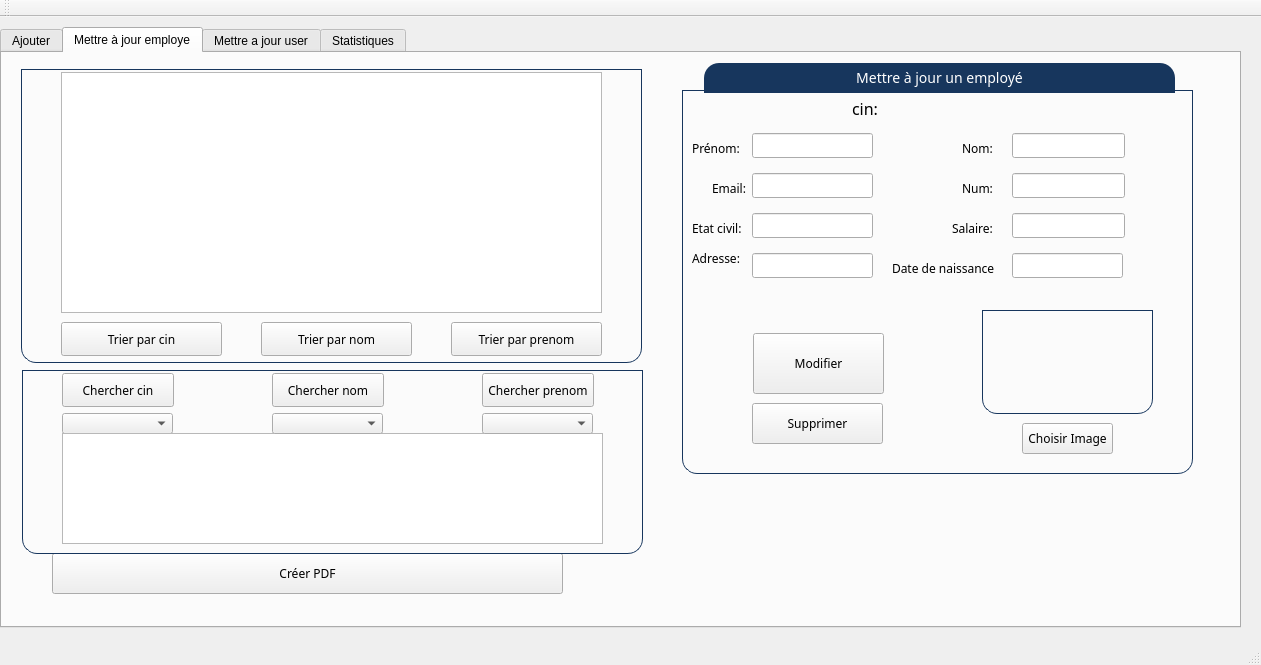
<?xml version="1.0" encoding="UTF-8"?>
<ui version="4.0">
 <class>MainWindow</class>
 <widget class="QMainWindow" name="MainWindow">
  <property name="geometry">
   <rect>
    <x>0</x>
    <y>0</y>
    <width>1261</width>
    <height>665</height>
   </rect>
  </property>
  <property name="windowTitle">
   <string>Gestion des Clients</string>
  </property>
  <widget class="QWidget" name="centralWidget">
   <widget class="QTabWidget" name="tabWidget_2">
    <property name="geometry">
     <rect>
      <x>0</x>
      <y>10</y>
      <width>1241</width>
      <height>601</height>
     </rect>
    </property>
    <property name="font">
     <font>
      <pointsize>9</pointsize>
     </font>
    </property>
    <property name="styleSheet">
     <string notr="true">QGroupBox {
    border: 1px solid gray;
    border-color: #FF17365D;
    margin-top: 27px;
    font-size: 14px;
    border-bottom-left-radius: 15px;
    border-bottom-right-radius: 15px;
}

QGroupBox::title {
    subcontrol-origin: margin;
    subcontrol-position: top center;
    border-top-left-radius: 15px;
    border-top-right-radius: 15px;
    padding: 5px 150px;
    background-color: #FF17365D;
    color: rgb(255, 255, 255);
}</string>
    </property>
    <property name="currentIndex">
     <number>1</number>
    </property>
    <widget class="QWidget" name="tab_4">
     <attribute name="title">
      <string>Ajouter</string>
     </attribute>
     <widget class="QGroupBox" name="groupBox_2">
      <property name="geometry">
       <rect>
        <x>10</x>
        <y>10</y>
        <width>1131</width>
        <height>521</height>
       </rect>
      </property>
      <property name="font">
       <font>
        <family>Tw Cen MT Condensed Extra Bold</family>
        <pointsize>-1</pointsize>
       </font>
      </property>
      <property name="styleSheet">
       <string notr="true">QGroupBox {
    border: 1px solid gray;
    border-color: #FF17365D;
    margin-top: 27px;
    font-size: 14px;
    border-bottom-left-radius: 15px;
    border-bottom-right-radius: 15px;
}

QGroupBox::title {
    subcontrol-origin: margin;
    subcontrol-position: top center;
    border-top-left-radius: 15px;
    border-top-right-radius: 15px;
    padding: 5px 150px;
    background-color: #FF17365D;
    color: rgb(255, 255, 255);
}</string>
      </property>
      <property name="title">
       <string>Ajout</string>
      </property>
      <widget class="QGroupBox" name="groupBox_6">
       <property name="geometry">
        <rect>
         <x>20</x>
         <y>40</y>
         <width>591</width>
         <height>471</height>
        </rect>
       </property>
       <property name="title">
        <string>Ajouter Employé</string>
       </property>
       <widget class="QLineEdit" name="le_adresse">
        <property name="geometry">
         <rect>
          <x>400</x>
          <y>220</y>
          <width>111</width>
          <height>31</height>
         </rect>
        </property>
       </widget>
       <widget class="QLabel" name="label_9">
        <property name="geometry">
         <rect>
          <x>40</x>
          <y>270</y>
          <width>61</width>
          <height>51</height>
         </rect>
        </property>
        <property name="font">
         <font>
          <family>Tw Cen MT Condensed Extra Bold</family>
          <pointsize>9</pointsize>
         </font>
        </property>
        <property name="text">
         <string>Etat civil</string>
        </property>
       </widget>
       <widget class="QLineEdit" name="le_date">
        <property name="geometry">
         <rect>
          <x>400</x>
          <y>110</y>
          <width>113</width>
          <height>31</height>
         </rect>
        </property>
       </widget>
       <widget class="QLineEdit" name="le_numtel">
        <property name="geometry">
         <rect>
          <x>110</x>
          <y>224</y>
          <width>121</width>
          <height>31</height>
         </rect>
        </property>
        <property name="text">
         <string/>
        </property>
       </widget>
       <widget class="QLabel" name="label_7">
        <property name="geometry">
         <rect>
          <x>350</x>
          <y>160</y>
          <width>41</width>
          <height>51</height>
         </rect>
        </property>
        <property name="font">
         <font>
          <family>Tw Cen MT Condensed Extra Bold</family>
          <pointsize>9</pointsize>
         </font>
        </property>
        <property name="text">
         <string>Email:</string>
        </property>
       </widget>
       <widget class="QLineEdit" name="le_cin">
        <property name="geometry">
         <rect>
          <x>110</x>
          <y>110</y>
          <width>121</width>
          <height>31</height>
         </rect>
        </property>
       </widget>
       <widget class="QLabel" name="label_32">
        <property name="geometry">
         <rect>
          <x>270</x>
          <y>100</y>
          <width>121</width>
          <height>51</height>
         </rect>
        </property>
        <property name="font">
         <font>
          <family>Tw Cen MT Condensed Extra Bold</family>
          <pointsize>9</pointsize>
         </font>
        </property>
        <property name="text">
         <string>Date de naissance</string>
        </property>
       </widget>
       <widget class="QLabel" name="label_33">
        <property name="geometry">
         <rect>
          <x>50</x>
          <y>220</y>
          <width>41</width>
          <height>51</height>
         </rect>
        </property>
        <property name="font">
         <font>
          <family>Tw Cen MT Condensed Extra Bold</family>
          <pointsize>9</pointsize>
         </font>
        </property>
        <property name="text">
         <string>Num</string>
        </property>
       </widget>
       <widget class="QLineEdit" name="le_nom">
        <property name="geometry">
         <rect>
          <x>110</x>
          <y>50</y>
          <width>121</width>
          <height>31</height>
         </rect>
        </property>
       </widget>
       <widget class="QLabel" name="label_6">
        <property name="geometry">
         <rect>
          <x>330</x>
          <y>40</y>
          <width>61</width>
          <height>51</height>
         </rect>
        </property>
        <property name="font">
         <font>
          <family>Tw Cen MT Condensed Extra Bold</family>
          <pointsize>9</pointsize>
         </font>
        </property>
        <property name="text">
         <string>Prénom:</string>
        </property>
       </widget>
       <widget class="QLabel" name="label_8">
        <property name="geometry">
         <rect>
          <x>40</x>
          <y>110</y>
          <width>41</width>
          <height>51</height>
         </rect>
        </property>
        <property name="font">
         <font>
          <family>Tw Cen MT Condensed Extra Bold</family>
          <pointsize>9</pointsize>
         </font>
        </property>
        <property name="text">
         <string>CIN:</string>
        </property>
       </widget>
       <widget class="QLineEdit" name="le_salaire">
        <property name="geometry">
         <rect>
          <x>110</x>
          <y>170</y>
          <width>121</width>
          <height>31</height>
         </rect>
        </property>
       </widget>
       <widget class="QLabel" name="label_10">
        <property name="geometry">
         <rect>
          <x>40</x>
          <y>170</y>
          <width>81</width>
          <height>51</height>
         </rect>
        </property>
        <property name="font">
         <font>
          <family>Tw Cen MT Condensed Extra Bold</family>
          <pointsize>9</pointsize>
         </font>
        </property>
        <property name="text">
         <string>Salaire</string>
        </property>
       </widget>
       <widget class="QLineEdit" name="le_email">
        <property name="geometry">
         <rect>
          <x>400</x>
          <y>170</y>
          <width>113</width>
          <height>31</height>
         </rect>
        </property>
       </widget>
       <widget class="QLineEdit" name="le_prenom">
        <property name="geometry">
         <rect>
          <x>400</x>
          <y>50</y>
          <width>113</width>
          <height>31</height>
         </rect>
        </property>
       </widget>
       <widget class="QLineEdit" name="le_etat">
        <property name="geometry">
         <rect>
          <x>110</x>
          <y>280</y>
          <width>121</width>
          <height>31</height>
         </rect>
        </property>
       </widget>
       <widget class="QLabel" name="label_5">
        <property name="geometry">
         <rect>
          <x>40</x>
          <y>50</y>
          <width>51</width>
          <height>51</height>
         </rect>
        </property>
        <property name="font">
         <font>
          <family>Tw Cen MT Condensed Extra Bold</family>
          <pointsize>9</pointsize>
         </font>
        </property>
        <property name="text">
         <string>Nom:</string>
        </property>
       </widget>
       <widget class="QLabel" name="label_34">
        <property name="geometry">
         <rect>
          <x>340</x>
          <y>210</y>
          <width>61</width>
          <height>51</height>
         </rect>
        </property>
        <property name="font">
         <font>
          <family>Tw Cen MT Condensed Extra Bold</family>
          <pointsize>9</pointsize>
         </font>
        </property>
        <property name="text">
         <string>Adresse</string>
        </property>
       </widget>
       <widget class="QPushButton" name="pb_ajouter">
        <property name="geometry">
         <rect>
          <x>30</x>
          <y>360</y>
          <width>251</width>
          <height>61</height>
         </rect>
        </property>
        <property name="font">
         <font>
          <family>Tw Cen MT Condensed Extra Bold</family>
         </font>
        </property>
        <property name="text">
         <string>Ajouter</string>
        </property>
       </widget>
       <widget class="QGroupBox" name="groupBox_3">
        <property name="geometry">
         <rect>
          <x>380</x>
          <y>270</y>
          <width>151</width>
          <height>171</height>
         </rect>
        </property>
        <property name="title">
         <string/>
        </property>
        <widget class="QLabel" name="le_image">
         <property name="geometry">
          <rect>
           <x>0</x>
           <y>30</y>
           <width>151</width>
           <height>131</height>
          </rect>
         </property>
         <property name="text">
          <string/>
         </property>
        </widget>
       </widget>
       <widget class="QPushButton" name="pb_image">
        <property name="geometry">
         <rect>
          <x>370</x>
          <y>440</y>
          <width>171</width>
          <height>31</height>
         </rect>
        </property>
        <property name="font">
         <font>
          <family>Tw Cen MT Condensed Extra Bold</family>
         </font>
        </property>
        <property name="text">
         <string>Choisir Image</string>
        </property>
       </widget>
       <widget class="QLabel" name="le_imageurl">
        <property name="geometry">
         <rect>
          <x>300</x>
          <y>440</y>
          <width>241</width>
          <height>31</height>
         </rect>
        </property>
        <property name="font">
         <font>
          <family>Tw Cen MT Condensed Extra Bold</family>
         </font>
        </property>
        <property name="text">
         <string/>
        </property>
       </widget>
      </widget>
      <widget class="QGroupBox" name="groupBox_5">
       <property name="geometry">
        <rect>
         <x>640</x>
         <y>40</y>
         <width>431</width>
         <height>301</height>
        </rect>
       </property>
       <property name="title">
        <string>Ajouter User</string>
       </property>
       <widget class="QLineEdit" name="le_unajout">
        <property name="geometry">
         <rect>
          <x>260</x>
          <y>70</y>
          <width>113</width>
          <height>25</height>
         </rect>
        </property>
       </widget>
       <widget class="QLabel" name="label">
        <property name="geometry">
         <rect>
          <x>130</x>
          <y>70</y>
          <width>81</width>
          <height>20</height>
         </rect>
        </property>
        <property name="font">
         <font>
          <family>Tw Cen MT Condensed Extra Bold</family>
         </font>
        </property>
        <property name="text">
         <string>Username</string>
        </property>
       </widget>
       <widget class="QLabel" name="label_2">
        <property name="geometry">
         <rect>
          <x>130</x>
          <y>110</y>
          <width>91</width>
          <height>20</height>
         </rect>
        </property>
        <property name="font">
         <font>
          <family>Tw Cen MT Condensed Extra Bold</family>
         </font>
        </property>
        <property name="text">
         <string>Password</string>
        </property>
       </widget>
       <widget class="QPushButton" name="pb_ajouteruser">
        <property name="geometry">
         <rect>
          <x>110</x>
          <y>220</y>
          <width>241</width>
          <height>51</height>
         </rect>
        </property>
        <property name="font">
         <font>
          <family>Tw Cen MT Condensed Extra Bold</family>
         </font>
        </property>
        <property name="text">
         <string>Ajouter</string>
        </property>
       </widget>
       <widget class="QLineEdit" name="le_pwajout">
        <property name="geometry">
         <rect>
          <x>260</x>
          <y>110</y>
          <width>113</width>
          <height>25</height>
         </rect>
        </property>
       </widget>
       <widget class="QLabel" name="label_3">
        <property name="geometry">
         <rect>
          <x>120</x>
          <y>150</y>
          <width>131</width>
          <height>20</height>
         </rect>
        </property>
        <property name="font">
         <font>
          <family>Tw Cen MT Condensed Extra Bold</family>
         </font>
        </property>
        <property name="text">
         <string>Confirmer Password</string>
        </property>
       </widget>
       <widget class="QLineEdit" name="le_pwajout2">
        <property name="geometry">
         <rect>
          <x>260</x>
          <y>150</y>
          <width>113</width>
          <height>25</height>
         </rect>
        </property>
       </widget>
      </widget>
     </widget>
    </widget>
    <widget class="QWidget" name="tab_5">
     <attribute name="title">
      <string>Mettre à jour employe</string>
     </attribute>
     <widget class="QGroupBox" name="groupBox_9">
      <property name="geometry">
       <rect>
        <x>680</x>
        <y>10</y>
        <width>511</width>
        <height>411</height>
       </rect>
      </property>
      <property name="font">
       <font>
        <family>Tw Cen MT Condensed Extra Bold</family>
        <pointsize>-1</pointsize>
       </font>
      </property>
      <property name="styleSheet">
       <string notr="true">QGroupBox {
    border: 1px solid gray;
    border-color: #FF17365D;
    margin-top: 27px;
    font-size: 14px;
    border-bottom-left-radius: 15px;
    border-bottom-right-radius: 15px;
}

QGroupBox::title {
    subcontrol-origin: margin;
    subcontrol-position: top center;
    border-top-left-radius: 15px;
    border-top-right-radius: 15px;
    padding: 5px 150px;
    background-color: #FF17365D;
    color: rgb(255, 255, 255);
}</string>
      </property>
      <property name="title">
       <string>Mettre à jour un employé</string>
      </property>
      <widget class="QLabel" name="label_42">
       <property name="geometry">
        <rect>
         <x>280</x>
         <y>60</y>
         <width>51</width>
         <height>51</height>
        </rect>
       </property>
       <property name="font">
        <font>
         <family>Tw Cen MT Condensed Extra Bold</family>
        </font>
       </property>
       <property name="text">
        <string>Nom:</string>
       </property>
      </widget>
      <widget class="QLabel" name="label_44">
       <property name="geometry">
        <rect>
         <x>30</x>
         <y>100</y>
         <width>41</width>
         <height>51</height>
        </rect>
       </property>
       <property name="font">
        <font>
         <family>Tw Cen MT Condensed Extra Bold</family>
        </font>
       </property>
       <property name="text">
        <string>Email:</string>
       </property>
      </widget>
      <widget class="QLineEdit" name="le_nommaj">
       <property name="geometry">
        <rect>
         <x>330</x>
         <y>70</y>
         <width>113</width>
         <height>25</height>
        </rect>
       </property>
      </widget>
      <widget class="QLineEdit" name="le_emailmaj">
       <property name="geometry">
        <rect>
         <x>70</x>
         <y>110</y>
         <width>121</width>
         <height>25</height>
        </rect>
       </property>
      </widget>
      <widget class="QLineEdit" name="le_datemaj">
       <property name="geometry">
        <rect>
         <x>330</x>
         <y>190</y>
         <width>111</width>
         <height>25</height>
        </rect>
       </property>
       <property name="text">
        <string/>
       </property>
      </widget>
      <widget class="QLabel" name="label_46">
       <property name="geometry">
        <rect>
         <x>210</x>
         <y>180</y>
         <width>111</width>
         <height>51</height>
        </rect>
       </property>
       <property name="font">
        <font>
         <family>Tw Cen MT Condensed Extra Bold</family>
        </font>
       </property>
       <property name="text">
        <string>Date de naissance</string>
       </property>
      </widget>
      <widget class="QLineEdit" name="le_nummaj">
       <property name="geometry">
        <rect>
         <x>330</x>
         <y>110</y>
         <width>113</width>
         <height>25</height>
        </rect>
       </property>
       <property name="text">
        <string/>
       </property>
      </widget>
      <widget class="QLabel" name="label_47">
       <property name="geometry">
        <rect>
         <x>280</x>
         <y>100</y>
         <width>41</width>
         <height>51</height>
        </rect>
       </property>
       <property name="font">
        <font>
         <family>Tw Cen MT Condensed Extra Bold</family>
        </font>
       </property>
       <property name="text">
        <string>Num:</string>
       </property>
      </widget>
      <widget class="QLineEdit" name="le_adressemaj">
       <property name="geometry">
        <rect>
         <x>70</x>
         <y>190</y>
         <width>121</width>
         <height>25</height>
        </rect>
       </property>
       <property name="text">
        <string/>
       </property>
      </widget>
      <widget class="QLabel" name="label_48">
       <property name="geometry">
        <rect>
         <x>10</x>
         <y>170</y>
         <width>51</width>
         <height>51</height>
        </rect>
       </property>
       <property name="font">
        <font>
         <family>Tw Cen MT Condensed Extra Bold</family>
        </font>
       </property>
       <property name="text">
        <string>Adresse:</string>
       </property>
      </widget>
      <widget class="QPushButton" name="pb_update">
       <property name="geometry">
        <rect>
         <x>71</x>
         <y>270</y>
         <width>131</width>
         <height>61</height>
        </rect>
       </property>
       <property name="font">
        <font>
         <family>Tw Cen MT Condensed Extra Bold</family>
        </font>
       </property>
       <property name="text">
        <string>Modifier</string>
       </property>
      </widget>
      <widget class="QLabel" name="label_49">
       <property name="geometry">
        <rect>
         <x>10</x>
         <y>60</y>
         <width>61</width>
         <height>51</height>
        </rect>
       </property>
       <property name="font">
        <font>
         <family>Tw Cen MT Condensed Extra Bold</family>
        </font>
       </property>
       <property name="text">
        <string>Prénom:</string>
       </property>
      </widget>
      <widget class="QLineEdit" name="le_prenommaj">
       <property name="geometry">
        <rect>
         <x>70</x>
         <y>70</y>
         <width>121</width>
         <height>25</height>
        </rect>
       </property>
      </widget>
      <widget class="QLabel" name="label_50">
       <property name="geometry">
        <rect>
         <x>270</x>
         <y>140</y>
         <width>41</width>
         <height>51</height>
        </rect>
       </property>
       <property name="font">
        <font>
         <family>Tw Cen MT Condensed Extra Bold</family>
        </font>
       </property>
       <property name="text">
        <string>Salaire:</string>
       </property>
      </widget>
      <widget class="QLineEdit" name="le_salairemaj">
       <property name="geometry">
        <rect>
         <x>330</x>
         <y>150</y>
         <width>113</width>
         <height>25</height>
        </rect>
       </property>
       <property name="text">
        <string/>
       </property>
      </widget>
      <widget class="QLabel" name="label_51">
       <property name="geometry">
        <rect>
         <x>10</x>
         <y>140</y>
         <width>61</width>
         <height>51</height>
        </rect>
       </property>
       <property name="font">
        <font>
         <family>Tw Cen MT Condensed Extra Bold</family>
        </font>
       </property>
       <property name="text">
        <string>Etat civil:</string>
       </property>
      </widget>
      <widget class="QLineEdit" name="le_etatmaj">
       <property name="geometry">
        <rect>
         <x>70</x>
         <y>150</y>
         <width>121</width>
         <height>25</height>
        </rect>
       </property>
       <property name="text">
        <string/>
       </property>
      </widget>
      <widget class="QLabel" name="label_53">
       <property name="geometry">
        <rect>
         <x>170</x>
         <y>20</y>
         <width>41</width>
         <height>51</height>
        </rect>
       </property>
       <property name="font">
        <font>
         <family>Tw Cen MT Condensed Extra Bold</family>
         <pointsize>12</pointsize>
        </font>
       </property>
       <property name="text">
        <string>cin:</string>
       </property>
      </widget>
      <widget class="QLabel" name="le_cinmaj">
       <property name="geometry">
        <rect>
         <x>200</x>
         <y>40</y>
         <width>91</width>
         <height>21</height>
        </rect>
       </property>
       <property name="text">
        <string/>
       </property>
      </widget>
      <widget class="QPushButton" name="pb_imagemaj">
       <property name="geometry">
        <rect>
         <x>340</x>
         <y>360</y>
         <width>91</width>
         <height>31</height>
        </rect>
       </property>
       <property name="font">
        <font>
         <family>Tw Cen MT Condensed Extra Bold</family>
        </font>
       </property>
       <property name="text">
        <string>Choisir Image</string>
       </property>
      </widget>
      <widget class="QLabel" name="le_imageurlmaj">
       <property name="geometry">
        <rect>
         <x>270</x>
         <y>380</y>
         <width>241</width>
         <height>31</height>
        </rect>
       </property>
       <property name="font">
        <font>
         <family>Tw Cen MT Condensed Extra Bold</family>
        </font>
       </property>
       <property name="text">
        <string/>
       </property>
      </widget>
      <widget class="QGroupBox" name="groupBox_4">
       <property name="geometry">
        <rect>
         <x>300</x>
         <y>220</y>
         <width>171</width>
         <height>131</height>
        </rect>
       </property>
       <property name="title">
        <string/>
       </property>
       <widget class="QLabel" name="le_imagemaj">
        <property name="geometry">
         <rect>
          <x>0</x>
          <y>30</y>
          <width>171</width>
          <height>91</height>
         </rect>
        </property>
        <property name="text">
         <string/>
        </property>
       </widget>
      </widget>
      <widget class="QPushButton" name="pb_supprimer">
       <property name="geometry">
        <rect>
         <x>70</x>
         <y>340</y>
         <width>131</width>
         <height>41</height>
        </rect>
       </property>
       <property name="font">
        <font>
         <family>Tw Cen MT Condensed Extra Bold</family>
        </font>
       </property>
       <property name="text">
        <string>Supprimer</string>
       </property>
      </widget>
     </widget>
     <widget class="QPushButton" name="pb_pdf">
      <property name="geometry">
       <rect>
        <x>50</x>
        <y>500</y>
        <width>511</width>
        <height>41</height>
       </rect>
      </property>
      <property name="font">
       <font>
        <family>Tw Cen MT Condensed Extra Bold</family>
       </font>
      </property>
      <property name="text">
       <string>Créer PDF</string>
      </property>
     </widget>
     <widget class="QGroupBox" name="groupBox_11">
      <property name="geometry">
       <rect>
        <x>19</x>
        <y>-11</y>
        <width>621</width>
        <height>321</height>
       </rect>
      </property>
      <property name="title">
       <string/>
      </property>
      <widget class="QPushButton" name="pb_trier_cin">
       <property name="geometry">
        <rect>
         <x>40</x>
         <y>280</y>
         <width>161</width>
         <height>34</height>
        </rect>
       </property>
       <property name="font">
        <font>
         <family>Tw Cen MT Condensed Extra Bold</family>
        </font>
       </property>
       <property name="text">
        <string>Trier par cin</string>
       </property>
      </widget>
      <widget class="QTableView" name="tab_etudiants">
       <property name="geometry">
        <rect>
         <x>40</x>
         <y>30</y>
         <width>541</width>
         <height>241</height>
        </rect>
       </property>
      </widget>
      <widget class="QPushButton" name="pb_trier_nom">
       <property name="geometry">
        <rect>
         <x>240</x>
         <y>280</y>
         <width>151</width>
         <height>34</height>
        </rect>
       </property>
       <property name="font">
        <font>
         <family>Tw Cen MT Condensed Extra Bold</family>
        </font>
       </property>
       <property name="text">
        <string>Trier par nom</string>
       </property>
      </widget>
      <widget class="QPushButton" name="pb_trier">
       <property name="geometry">
        <rect>
         <x>430</x>
         <y>280</y>
         <width>151</width>
         <height>34</height>
        </rect>
       </property>
       <property name="font">
        <font>
         <family>Tw Cen MT Condensed Extra Bold</family>
        </font>
       </property>
       <property name="text">
        <string>Trier par prenom</string>
       </property>
      </widget>
     </widget>
     <widget class="QGroupBox" name="groupBox_12">
      <property name="geometry">
       <rect>
        <x>20</x>
        <y>290</y>
        <width>621</width>
        <height>211</height>
       </rect>
      </property>
      <property name="title">
       <string/>
      </property>
      <widget class="QPushButton" name="pbchercherprenom">
       <property name="geometry">
        <rect>
         <x>460</x>
         <y>30</y>
         <width>112</width>
         <height>34</height>
        </rect>
       </property>
       <property name="font">
        <font>
         <family>Tw Cen MT Condensed Extra Bold</family>
        </font>
       </property>
       <property name="text">
        <string>Chercher prenom</string>
       </property>
      </widget>
      <widget class="QPushButton" name="pb_chercher">
       <property name="geometry">
        <rect>
         <x>40</x>
         <y>30</y>
         <width>112</width>
         <height>34</height>
        </rect>
       </property>
       <property name="font">
        <font>
         <family>Tw Cen MT Condensed Extra Bold</family>
        </font>
       </property>
       <property name="text">
        <string>Chercher cin</string>
       </property>
      </widget>
      <widget class="QComboBox" name="comboBox2">
       <property name="geometry">
        <rect>
         <x>40</x>
         <y>70</y>
         <width>111</width>
         <height>21</height>
        </rect>
       </property>
      </widget>
      <widget class="QTableView" name="tab_emp">
       <property name="geometry">
        <rect>
         <x>40</x>
         <y>90</y>
         <width>541</width>
         <height>111</height>
        </rect>
       </property>
      </widget>
      <widget class="QPushButton" name="pb_cherchernom">
       <property name="geometry">
        <rect>
         <x>250</x>
         <y>30</y>
         <width>112</width>
         <height>34</height>
        </rect>
       </property>
       <property name="font">
        <font>
         <family>Tw Cen MT Condensed Extra Bold</family>
        </font>
       </property>
       <property name="text">
        <string>Chercher nom</string>
       </property>
      </widget>
      <widget class="QComboBox" name="comboBox222">
       <property name="geometry">
        <rect>
         <x>460</x>
         <y>70</y>
         <width>111</width>
         <height>21</height>
        </rect>
       </property>
      </widget>
      <widget class="QComboBox" name="comboBox22">
       <property name="geometry">
        <rect>
         <x>250</x>
         <y>70</y>
         <width>111</width>
         <height>21</height>
        </rect>
       </property>
      </widget>
     </widget>
    </widget>
    <widget class="QWidget" name="tab">
     <attribute name="title">
      <string>Mettre a jour user</string>
     </attribute>
     <widget class="QGroupBox" name="groupBox_7">
      <property name="geometry">
       <rect>
        <x>600</x>
        <y>120</y>
        <width>381</width>
        <height>341</height>
       </rect>
      </property>
      <property name="title">
       <string>Mettre a jour</string>
      </property>
      <widget class="QLabel" name="label_4">
       <property name="geometry">
        <rect>
         <x>80</x>
         <y>80</y>
         <width>81</width>
         <height>20</height>
        </rect>
       </property>
       <property name="font">
        <font>
         <family>Tw Cen MT Condensed Extra Bold</family>
        </font>
       </property>
       <property name="text">
        <string>Username</string>
       </property>
      </widget>
      <widget class="QLabel" name="label_11">
       <property name="geometry">
        <rect>
         <x>80</x>
         <y>120</y>
         <width>91</width>
         <height>20</height>
        </rect>
       </property>
       <property name="font">
        <font>
         <family>Tw Cen MT Condensed Extra Bold</family>
        </font>
       </property>
       <property name="text">
        <string>Password</string>
       </property>
      </widget>
      <widget class="QPushButton" name="pb_modifiereruser">
       <property name="geometry">
        <rect>
         <x>130</x>
         <y>213</y>
         <width>121</width>
         <height>41</height>
        </rect>
       </property>
       <property name="font">
        <font>
         <family>Tw Cen MT Condensed Extra Bold</family>
        </font>
       </property>
       <property name="text">
        <string>Modifier</string>
       </property>
      </widget>
      <widget class="QLineEdit" name="le_pwmaj">
       <property name="geometry">
        <rect>
         <x>210</x>
         <y>120</y>
         <width>113</width>
         <height>25</height>
        </rect>
       </property>
      </widget>
      <widget class="QLabel" name="label_12">
       <property name="geometry">
        <rect>
         <x>70</x>
         <y>160</y>
         <width>131</width>
         <height>20</height>
        </rect>
       </property>
       <property name="font">
        <font>
         <family>Tw Cen MT Condensed Extra Bold</family>
        </font>
       </property>
       <property name="text">
        <string>Confirmer Password</string>
       </property>
      </widget>
      <widget class="QLineEdit" name="le_pwmaj2">
       <property name="geometry">
        <rect>
         <x>210</x>
         <y>160</y>
         <width>113</width>
         <height>25</height>
        </rect>
       </property>
      </widget>
      <widget class="QLabel" name="le_unmaj">
       <property name="geometry">
        <rect>
         <x>210</x>
         <y>80</y>
         <width>111</width>
         <height>21</height>
        </rect>
       </property>
       <property name="font">
        <font>
         <family>Tw Cen MT Condensed Extra Bold</family>
         <pointsize>12</pointsize>
        </font>
       </property>
       <property name="text">
        <string/>
       </property>
      </widget>
      <widget class="QPushButton" name="pb_supprimeruser">
       <property name="geometry">
        <rect>
         <x>130</x>
         <y>260</y>
         <width>121</width>
         <height>41</height>
        </rect>
       </property>
       <property name="font">
        <font>
         <family>Tw Cen MT Condensed Extra Bold</family>
        </font>
       </property>
       <property name="text">
        <string>Supprimer</string>
       </property>
      </widget>
     </widget>
     <widget class="QGroupBox" name="groupBox_10">
      <property name="geometry">
       <rect>
        <x>160</x>
        <y>120</y>
        <width>321</width>
        <height>341</height>
       </rect>
      </property>
      <property name="title">
       <string>Affichage</string>
      </property>
      <widget class="QTableView" name="tab_etudiants2">
       <property name="geometry">
        <rect>
         <x>0</x>
         <y>30</y>
         <width>321</width>
         <height>311</height>
        </rect>
       </property>
      </widget>
     </widget>
    </widget>
    <widget class="QWidget" name="tab_6">
     <attribute name="title">
      <string>Statistiques</string>
     </attribute>
     <widget class="QGroupBox" name="groupBox">
      <property name="geometry">
       <rect>
        <x>40</x>
        <y>30</y>
        <width>1021</width>
        <height>451</height>
       </rect>
      </property>
      <property name="title">
       <string>Statistiques</string>
      </property>
      <widget class="QWidget" name="verticalLayoutWidget">
       <property name="geometry">
        <rect>
         <x>70</x>
         <y>70</y>
         <width>851</width>
         <height>341</height>
        </rect>
       </property>
       <layout class="QVBoxLayout" name="verticalLayout"/>
      </widget>
     </widget>
    </widget>
   </widget>
  </widget>
  <widget class="QMenuBar" name="menuBar">
   <property name="geometry">
    <rect>
     <x>0</x>
     <y>0</y>
     <width>1261</width>
     <height>30</height>
    </rect>
   </property>
  </widget>
  <widget class="QToolBar" name="mainToolBar">
   <attribute name="toolBarArea">
    <enum>TopToolBarArea</enum>
   </attribute>
   <attribute name="toolBarBreak">
    <bool>false</bool>
   </attribute>
  </widget>
  <widget class="QStatusBar" name="statusBar"/>
 </widget>
 <layoutdefault spacing="6" margin="11"/>
 <resources/>
 <connections/>
</ui>
